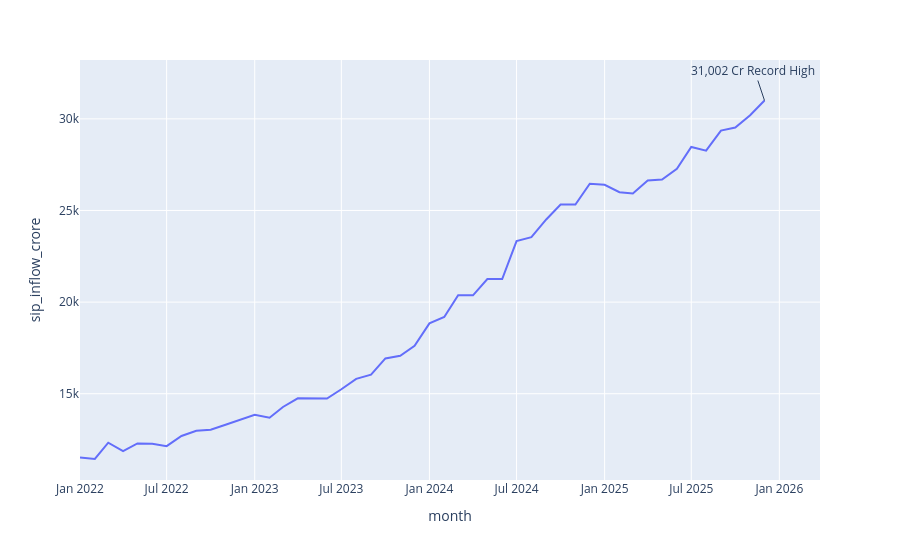

Notebook code for this chart:
### Markdown cell above
SIP Inflows Reached Record Levels

### Code cell
fig2=px.line(
    sip_df,
    x="month",
    y="sip_inflow_crore",

)
fig2.add_annotation(
    x="2025-12-01",
    y=31002,
    text="31,002 Cr Record High " 
)
fig2.show()

### Figure 1 — Plotly figure (JSON) as saved in the notebook; plotly's stock layout.template omitted (floating-point values rounded to 4 significant figures)
{"data": [{"hovertemplate": "month=%{x}<br>sip_inflow_crore=%{y}<extra></extra>", "legendgroup": "", "line": {"color": "#636efa", "dash": "solid"}, "marker": {"symbol": "circle"}, "mode": "lines", "name": "", "orientation": "v", "showlegend": false, "type": "scatter", "x": ["2022-01", "2022-02", "2022-03", "2022-04", "2022-05", "2022-06", "2022-07", "2022-08", "2022-09", "2022-10", "2022-11", "2022-12", "2023-01", "2023-02", "2023-03", "2023-04", "2023-05", "2023-06", "2023-07", "2023-08", "2023-09", "2023-10", "2023-11", "2023-12", "2024-01", "2024-02", "2024-03", "2024-04", "2024-05", "2024-06", "2024-07", "2024-08", "2024-09", "2024-10", "2024-11", "2024-12", "2025-01", "2025-02", "2025-03", "2025-04", "2025-05", "2025-06", "2025-07", "2025-08", "2025-09", "2025-10", "2025-11", "2025-12"], "xaxis": "x", "y": [11517, 11438, 12328, 11863, 12286, 12276, 12140, 12694, 12976, 13040, 13306, 13573, 13856, 13687, 14276, 14749, 14749, 14734, 15245, 15814, 16042, 16928, 17073, 17610, 18838, 19187, 20371, 20371, 21262, 21262, 23332, 23547, 24509, 25323, 25320, 26459, 26400, 25999, 25926, 26632, 26688, 27274, 28464, 28265, 29361, 29529, 30200, 31002], "yaxis": "y"}], "layout": {"annotations": [{"text": "31,002 Cr Record High ", "x": "2025-12-01", "y": 31002}], "legend": {"tracegroupgap": 0}, "margin": {"t": 60}, "xaxis": {"anchor": "y", "domain": [0, 1], "title": {"text": "month"}}, "yaxis": {"anchor": "x", "domain": [0, 1], "title": {"text": "sip_inflow_crore"}}}}
